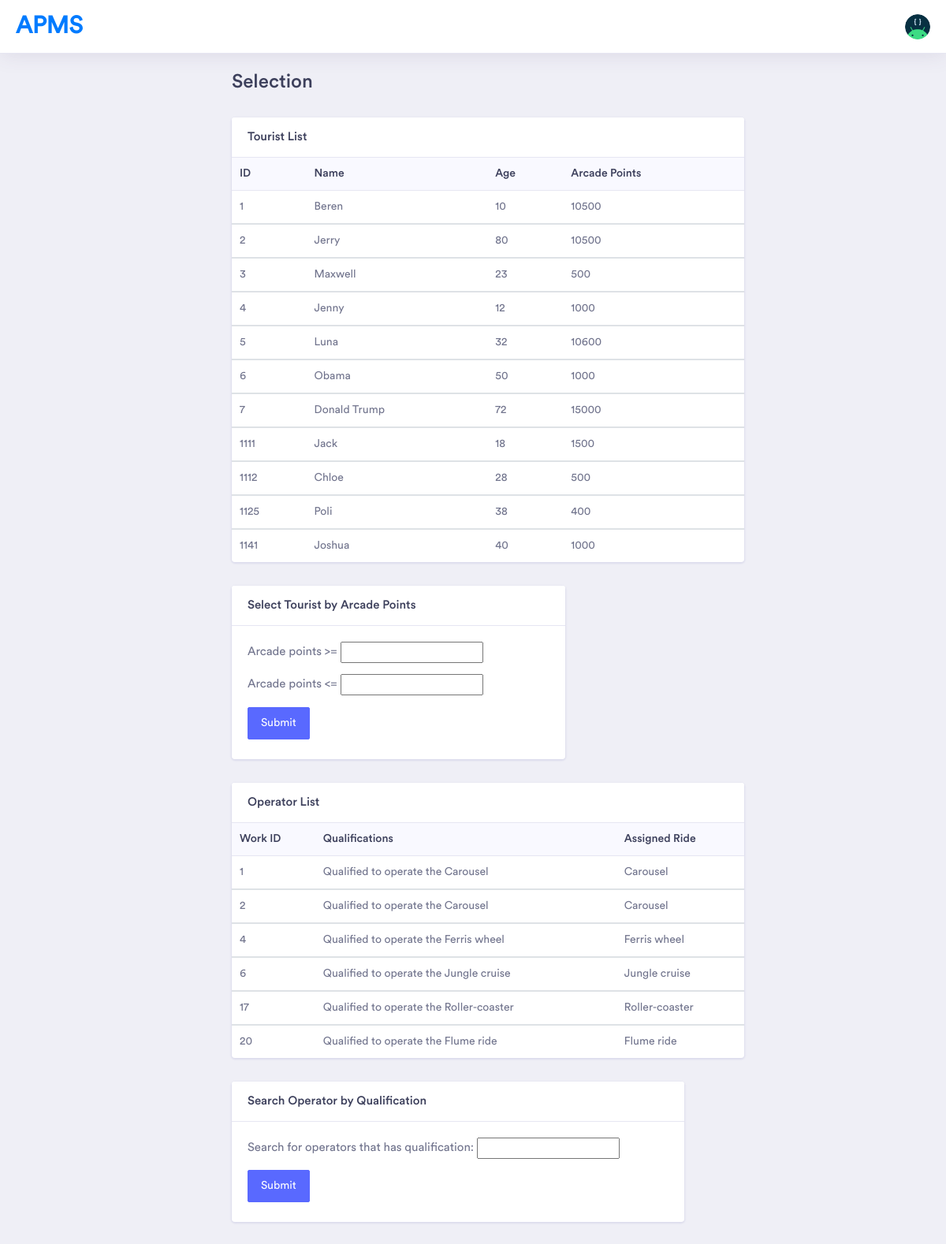
Screenshot of /SystemSite/selection.html/ with the database file from the repository.
### SystemSite/views.py (the view, shortened to what this page needs)
def selection(request):
    tourist_list = view_table('Tourist')
    operator_list = view_table_natural_join(['Operator_Operates_1', 'Operator_Operates_2'])
    template = loader.get_template('SystemSite/selection.html')
    context = {
        'tourist_list': tourist_list,
        'operator_list': operator_list,
        'resultTourist' : "",
        'resultOperator' : ""
    }
    return HttpResponse(template.render(context, request))

### SystemSite/views.py (called while the page is built)
def view_table(name):
    with connection.cursor() as cursor:
        cursor.execute("SELECT * FROM " + name)
        table = cursor.fetchall()
    return table

def view_table_natural_join(names):
    with connection.cursor() as cursor:
        joinedstr = " NATURAL JOIN ".join(names)
        cursor.execute("SELECT * FROM " + joinedstr)
        table = cursor.fetchall()
    return table

### SystemSite/templates/SystemSite/selection.html (shortened to what this page needs)
<!doctype html>
{% load static %}
<html lang="en">
<head>
    <link rel="stylesheet" href="../../static/vendor/bootstrap/css/bootstrap.min.css">
    <link href="../../static/vendor/fonts/circular-std/style.css" rel="stylesheet">
    <link rel="stylesheet" href="../../static/libs/css/style.css">
    <link rel="stylesheet" href="../../static/vendor/fonts/fontawesome/css/fontawesome-all.css">
    <link rel="stylesheet" href="../../static/vendor/charts/chartist-bundle/chartist.css">
    <link rel="stylesheet" href="../../static/vendor/charts/morris-bundle/morris.css">
    <link rel="stylesheet" href="../../static/vendor/fonts/material-design-iconic-font/css/materialdesignicons.min.css">
    <link rel="stylesheet" href="../../static/vendor/charts/c3charts/c3.css">
    <link rel="stylesheet" href="../../static/vendor/fonts/flag-icon-css/flag-icon.min.css">
</head>
<body>
    <body>
        <div class="dashboard-main-wrapper">
            <div class="dashboard-header">
                <nav class="navbar navbar-expand-lg bg-white fixed-top">
                    <a class="navbar-brand" href="../">APMS</a>
                    <div class="collapse navbar-collapse " id="navbarSupportedContent">
                        <ul class="navbar-nav ml-auto navbar-right-top">
                            <li class="nav-item dropdown nav-user">
                                <a class="nav-link nav-user-img" href="#" id="navbarDropdownMenuLink2" data-toggle="dropdown" aria-haspopup="true" aria-expanded="false"><img src="../../static/images/developers.png" alt="" class="user-avatar-md rounded-circle"></a>
                            </li>
                        </ul>
                    </div>
                </nav>
            </div>
        <div class="dashboard-wrapper">
            <div class="dashboard-ecommerce">
                <div class="container-fluid dashboard-content ">
                    <div class="row">
                        <div class="col-xl-12 col-lg-12 col-md-12 col-sm-12 col-12">
                            <div class="page-header">
                                <h1 class="pageheader-title">Selection</h1>
                            </div>
                        </div>
                    </div>
                    <div class="ecommerce-widget">
                        <div class="row" id="cashierWorkAtList">
                            <div class="col-xl-9 col-lg-12 col-md-6 col-sm-12 col-12">
                                <div class="card">
                                    <h5 class="card-header">Tourist List</h5>
                                    <div class="card-body p-0">
                                        <div class="table-responsive">
                                            <table class="table">
                                                {% if tourist_list %}
                                                <thead class="bg-light">
                                                    <tr class="border-0">
                                                        <th class="border-0">ID</th>
                                                        <th class="border-0">Name</th>
                                                        <th class="border-0">Age </th>
                                                        <th class="border-0">Arcade Points</th>
                                                    </tr>
                                                </thead>
                                                {% for cwl in tourist_list %}
                                                <tbody>
                                                    <tr>
                                                        <td>{{cwl.0}}</td>
                                                        <td>{{cwl.1}}</td>
                                                        <td>{{cwl.2}}</td>
                                                        <td>{{cwl.3}}</td>
                                                    </tr>
                                                </tbody>
                                                {% endfor %}
                                            </table>
                                            {% else %}
                                            <p>No result found.</p>
                                            {% endif %}
                                        </div>
                                    </div>
                                </div>
                            </div>
                        </div>
                        <div class="row">
                            <div class="col-xl-6 col-lg-6 col-md-12 col-sm-12 col-12">
                                <div class="card">
                                    <h5 class="card-header">Select Tourist by Arcade Points</h5>
                                    <div class="card-body">
                                        <form action="./" method="post">
                                            <div class="form-group">
                                                <label for="lowerbound">Arcade points >= </label>
                                                <input type="number" id="lowerbound" name="lowerbound"><br>
                                            </div>
                                            <div class="form-group">
                                                <label for="upperbound">Arcade points &lt= </label>
                                                <input type="number" id="upperbound" name="upperbound"><br>
                                            </div>
                                                <div class="col-sm-6 pl-0">
                                                    <p>
                                                        <button type="submit" class="btn btn-space btn-primary">Submit</button>
                                                    </p>
                                                </div>
                                            </div>
                                    </div>
                                </div>
                            </div>
                        </div>
                        <div class="row" id="operatorList">
                            <div class="col-xl-9 col-lg-12 col-md-6 col-sm-12 col-12">
                                <div class="card">
                                    <h5 class="card-header">Operator List</h5>
                                    <div class="card-body p-0">
                                        <div class="table-responsive">
                                            <table class="table">
                                                {% if operator_list %}
                                                <thead class="bg-light">
                                                    <tr class="border-0">
                                                        <th class="border-0">Work ID</th>
                                                        <th class="border-0">Qualifications</th>
                                                        <th class="border-0">Assigned Ride</th>
                                                    </tr>
                                                </thead>
                                                {% for rm in operator_list %}
                                                <tbody>
                                                    <tr>
                                                        <td>{{rm.0}}</td>
                                                        <td>{{rm.1}}</td>
                                                        <td>{{rm.2}}</td>
                                                    </tr>
                                                </tbody>
                                                {% endfor %}
                                            </table>
                                            {% else %}
                                            <p>No result found.</p>
                                            {% endif %}
                                        </div>
                                    </div>
                                </div>
                            </div>
                        </div>
                        <div class="row">
                            <div class="col-xl-8 col-lg-8 col-md-8 col-sm-12 col-12">
                                <div class="card">
                                    <h5 class="card-header">Search Operator by Qualification</h5>
                                    <div class="card-body">
                                        <form action="./" method="post">
                                            <div class="form-group">
                                                <label for="qualification">Search for operators that has qualification: </label>
                                                <input type="text" id="qualification" name="qualification"><br>
                                            </div>
                                                <div class="col-sm-6 pl-0">
                                                    <p>
                                                        <button type="submit" class="btn btn-space btn-primary">Submit</button>
                                                    </p>
                                                </div>
                                        </form>
                                    </div>
                                </div>
                            </div>
                        </div>
                    </div>
                </div>
            </div>
        </div>
</body>

### rows the page displays
Tourist: ID "1", Name "Beren", Age "10", ArcadePoints "10500"
Tourist: ID "2", Name "Jerry", Age "80", ArcadePoints "10500"
Tourist: ID "3", Name "Maxwell", Age "23", ArcadePoints "500"
Tourist: ID "4", Name "Jenny", Age "12", ArcadePoints "1000"
Tourist: ID "5", Name "Luna", Age "32", ArcadePoints "10600"
Tourist: ID "6", Name "Obama", Age "50", ArcadePoints "1000"
Tourist: ID "7", Name "Donald Trump", Age "72", ArcadePoints "15000"
Tourist: ID "1111", Name "Jack", Age "18", ArcadePoints "1500"
Tourist: ID "1112", Name "Chloe", Age "28", ArcadePoints "500"
Tourist: ID "1125", Name "Poli", Age "38", ArcadePoints "400"
Tourist: ID "1141", Name "Joshua", Age "40", ArcadePoints "1000"
Operator_Operates_2: rm "1", Qualification "Qualified to operate the Carousel", RName "Carousel", rm "2"
Operator_Operates_2: rm "4", Qualification "Qualified to operate the Ferris wheel", RName "Ferris wheel"
Operator_Operates_2: rm "6", Qualification "Qualified to operate the Jungle cruise", RName "Jungle cruise"
Operator_Operates_2: rm "17", Qualification "Qualified to operate the Roller-coaster", RName "Roller-coaster"
Operator_Operates_2: rm "20", Qualification "Qualified to operate the Flume ride", RName "Flume ride"
